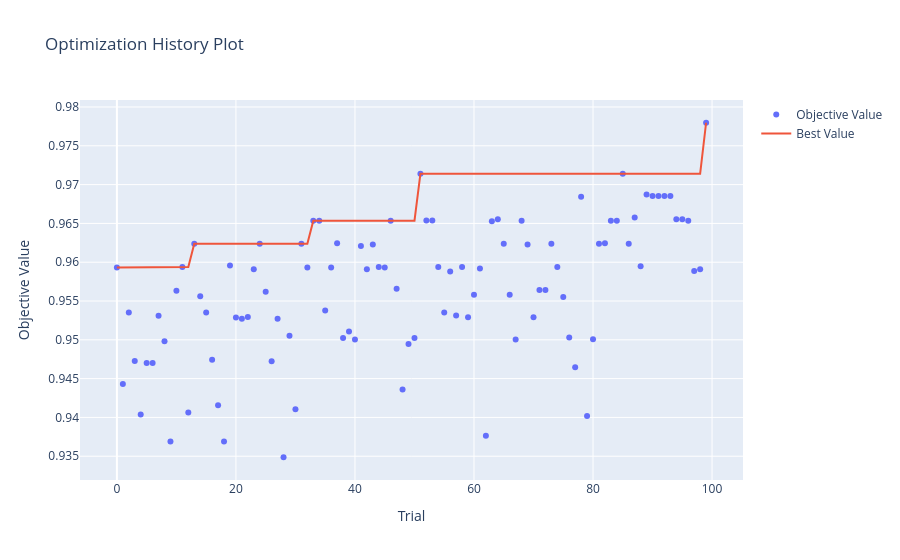
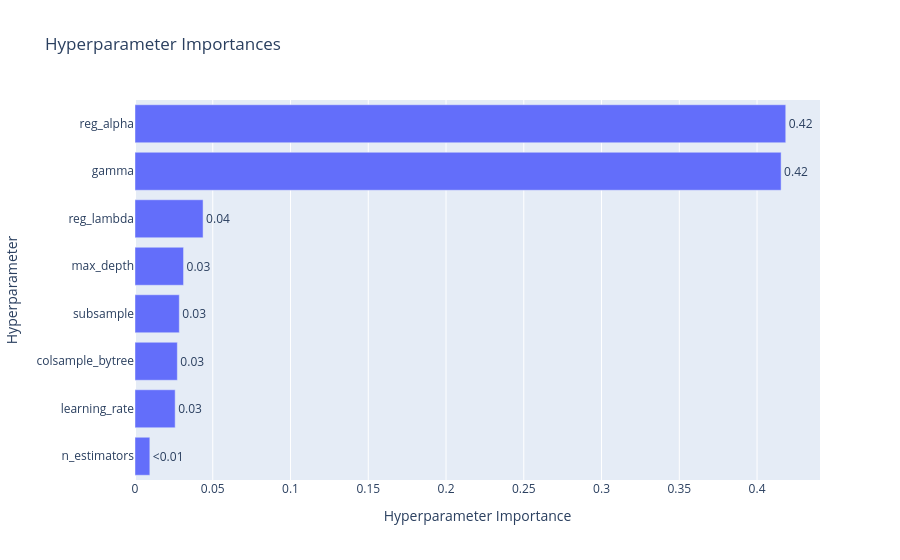

Write notebook code for charts like these, in order.
### Code cell
study = optuna.create_study(direction="maximize")
study.optimize(objective_xgb, n_trials=100)

op_his = vis.plot_optimization_history(study)
op_his.show()
par_imp = vis.plot_param_importances(study)
par_imp.show()

best_score_xgb = study.best_value 
best_params_xgb = study.best_params    

print("Best recall:", best_score_xgb)
print("Best parameters:", best_params_xgb)

### Figure 1 — Plotly figure (JSON) as saved in the notebook; plotly's stock layout.template omitted (floating-point values rounded to 4 significant figures)
{"data": [{"mode": "markers", "name": "Objective Value", "type": "scatter", "x": [0, 1, 2, 3, 4, 5, 6, 7, 8, 9, 10, 11, 12, 13, 14, 15, 16, 17, 18, 19, 20, 21, 22, 23, 24, 25, 26, 27, 28, 29, 30, 31, 32, 33, 34, 35, 36, 37, 38, 39, 40, 41, 42, 43, 44, 45, 46, 47, 48, 49, 50, 51, 52, 53, 54, 55, 56, 57, 58, 59, 60, 61, 62, 63, 64, 65, 66, 67, 68, 69, 70, 71, 72, 73, 74, 75, 76, 77, 78, 79, 80, 81, 82, 83, 84, 85, 86, 87, 88, 89, 90, 91, 92, 93, 94, 95, 96, 97, 98, 99], "y": [0.9593, 0.9443, 0.9535, 0.9473, 0.9404, 0.947, 0.947, 0.9531, 0.9498, 0.9369, 0.9563, 0.9594, 0.9406, 0.9624, 0.9556, 0.9535, 0.9474, 0.9416, 0.9369, 0.9596, 0.9529, 0.9527, 0.9529, 0.9591, 0.9624, 0.9562, 0.9472, 0.9527, 0.9349, 0.9505, 0.9411, 0.9624, 0.9593, 0.9654, 0.9654, 0.9538, 0.9593, 0.9625, 0.9502, 0.9511, 0.95, 0.9621, 0.9591, 0.9623, 0.9594, 0.9593, 0.9654, 0.9566, 0.9436, 0.9495, 0.9502, 0.9714, 0.9654, 0.9654, 0.9594, 0.9535, 0.9588, 0.9531, 0.9594, 0.9529, 0.9558, 0.9592, 0.9376, 0.9653, 0.9655, 0.9624, 0.9558, 0.95, 0.9654, 0.9623, 0.9529, 0.9564, 0.9564, 0.9624, 0.9594, 0.9555, 0.9503, 0.9465, 0.9684, 0.9402, 0.9501, 0.9624, 0.9625, 0.9654, 0.9654, 0.9714, 0.9624, 0.9658, 0.9595, 0.9687, 0.9685, 0.9685, 0.9685, 0.9685, 0.9655, 0.9655, 0.9654, 0.9589, 0.9591, 0.978]}, {"mode": "lines", "name": "Best Value", "type": "scatter", "x": [0, 1, 2, 3, 4, 5, 6, 7, 8, 9, 10, 11, 12, 13, 14, 15, 16, 17, 18, 19, 20, 21, 22, 23, 24, 25, 26, 27, 28, 29, 30, 31, 32, 33, 34, 35, 36, 37, 38, 39, 40, 41, 42, 43, 44, 45, 46, 47, 48, 49, 50, 51, 52, 53, 54, 55, 56, 57, 58, 59, 60, 61, 62, 63, 64, 65, 66, 67, 68, 69, 70, 71, 72, 73, 74, 75, 76, 77, 78, 79, 80, 81, 82, 83, 84, 85, 86, 87, 88, 89, 90, 91, 92, 93, 94, 95, 96, 97, 98, 99], "y": [0.9593, 0.9593, 0.9593, 0.9593, 0.9593, 0.9593, 0.9593, 0.9593, 0.9593, 0.9593, 0.9593, 0.9594, 0.9594, 0.9624, 0.9624, 0.9624, 0.9624, 0.9624, 0.9624, 0.9624, 0.9624, 0.9624, 0.9624, 0.9624, 0.9624, 0.9624, 0.9624, 0.9624, 0.9624, 0.9624, 0.9624, 0.9624, 0.9624, 0.9654, 0.9654, 0.9654, 0.9654, 0.9654, 0.9654, 0.9654, 0.9654, 0.9654, 0.9654, 0.9654, 0.9654, 0.9654, 0.9654, 0.9654, 0.9654, 0.9654, 0.9654, 0.9714, 0.9714, 0.9714, 0.9714, 0.9714, 0.9714, 0.9714, 0.9714, 0.9714, 0.9714, 0.9714, 0.9714, 0.9714, 0.9714, 0.9714, 0.9714, 0.9714, 0.9714, 0.9714, 0.9714, 0.9714, 0.9714, 0.9714, 0.9714, 0.9714, 0.9714, 0.9714, 0.9714, 0.9714, 0.9714, 0.9714, 0.9714, 0.9714, 0.9714, 0.9714, 0.9714, 0.9714, 0.9714, 0.9714, 0.9714, 0.9714, 0.9714, 0.9714, 0.9714, 0.9714, 0.9714, 0.9714, 0.9714, 0.978]}, {"marker": {"color": "#cccccc"}, "mode": "markers", "name": "Infeasible Trial", "showlegend": false, "type": "scatter", "x": [], "y": []}], "layout": {"title": {"text": "Optimization History Plot"}, "xaxis": {"title": {"text": "Trial"}}, "yaxis": {"title": {"text": "Objective Value"}}}}

### Figure 2 — Plotly figure (JSON) as saved in the notebook; plotly's stock layout.template omitted (floating-point values rounded to 4 significant figures)
{"data": [{"cliponaxis": false, "hovertemplate": ["n_estimators (IntDistribution): 0.009544802428012209<extra></extra>", "learning_rate (FloatDistribution): 0.025830226073321996<extra></extra>", "colsample_bytree (FloatDistribution): 0.02721816920174388<extra></extra>", "subsample (FloatDistribution): 0.028484872483360627<extra></extra>", "max_depth (IntDistribution): 0.03122161863467029<extra></extra>", "reg_lambda (FloatDistribution): 0.043780059411793755<extra></extra>", "gamma (FloatDistribution): 0.41546894096971476<extra></extra>", "reg_alpha (FloatDistribution): 0.4184513107973825<extra></extra>"], "name": "Objective Value", "orientation": "h", "text": ["<0.01", "0.03", "0.03", "0.03", "0.03", "0.04", "0.42", "0.42"], "textposition": "outside", "type": "bar", "x": [0.009545, 0.02583, 0.02722, 0.02848, 0.03122, 0.04378, 0.4155, 0.4185], "y": ["n_estimators", "learning_rate", "colsample_bytree", "subsample", "max_depth", "reg_lambda", "gamma", "reg_alpha"]}], "layout": {"title": {"text": "Hyperparameter Importances"}, "xaxis": {"title": {"text": "Hyperparameter Importance"}}, "yaxis": {"title": {"text": "Hyperparameter"}}}}
